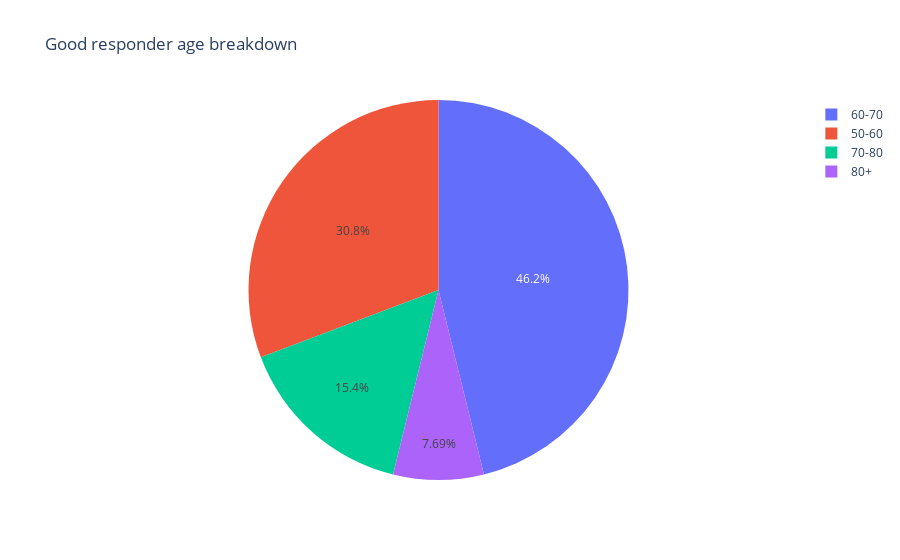
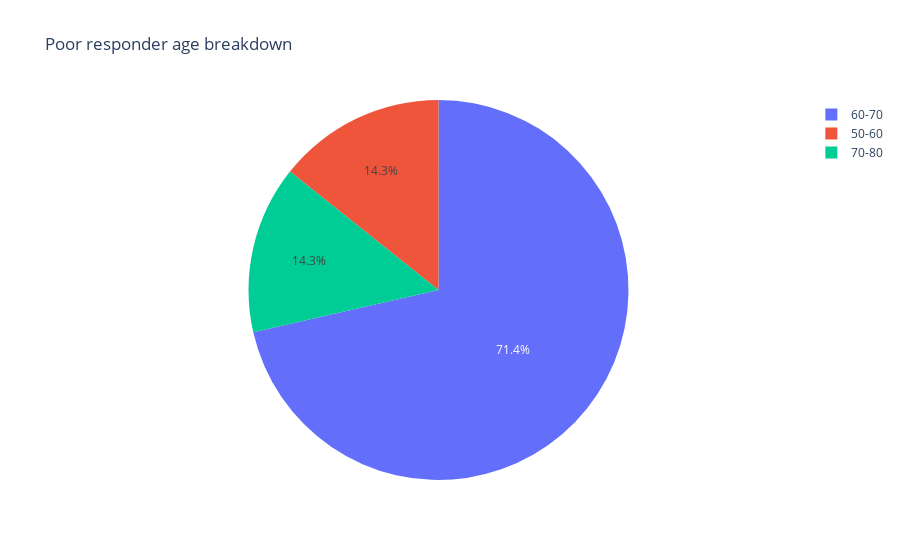

The cell these charts' notebook holds for them, in order:
### Code cell
bins = [50,60,70,80,90]
labels = ["50-60","60-70","70-80","80+"]
feat = "age at diagnosis"
title_good = "Good responder age breakdown"
title_poor = "Poor responder age breakdown"

categorise(X_good,bins,labels,feat,title_good)
categorise(X_poor,bins,labels,feat,title_poor)

### Figure 1 — Plotly figure (JSON) as saved in the notebook; plotly's stock layout.template omitted (floating-point values rounded to 4 significant figures)
{"data": [{"domain": {"x": [0, 1], "y": [0, 1]}, "hovertemplate": "binned labels=%{label}<br>value=%{value}<extra></extra>", "labels": ["60-70", "50-60", "50-60", "50-60", "60-70", "50-60", "60-70", "70-80", "60-70", "80+", "60-70", "60-70", "70-80"], "legendgroup": "", "name": "", "showlegend": true, "type": "pie", "values": [1, 1, 1, 1, 1, 1, 1, 1, 1, 1, 1, 1, 1]}], "layout": {"legend": {"tracegroupgap": 0}, "title": {"text": "Good responder age breakdown"}}}

### Figure 2 — Plotly figure (JSON) as saved in the notebook; plotly's stock layout.template omitted (floating-point values rounded to 4 significant figures)
{"data": [{"domain": {"x": [0, 1], "y": [0, 1]}, "hovertemplate": "binned labels=%{label}<br>value=%{value}<extra></extra>", "labels": ["60-70", "60-70", "60-70", "50-60", "60-70", "70-80", "60-70"], "legendgroup": "", "name": "", "showlegend": true, "type": "pie", "values": [1, 1, 1, 1, 1, 1, 1]}], "layout": {"legend": {"tracegroupgap": 0}, "title": {"text": "Poor responder age breakdown"}}}
